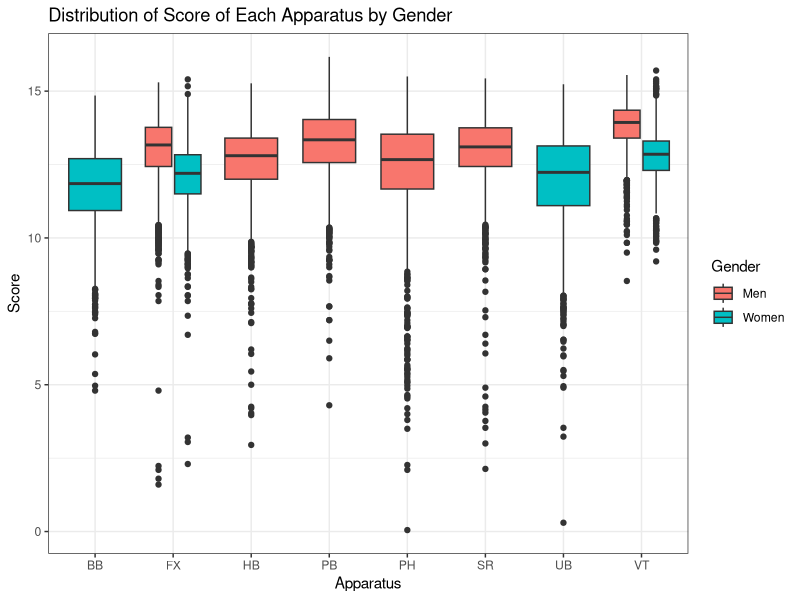
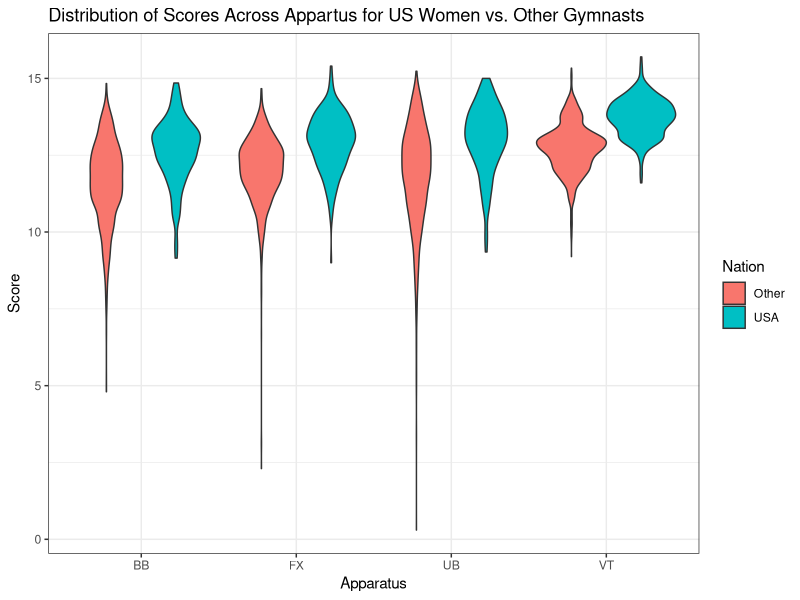
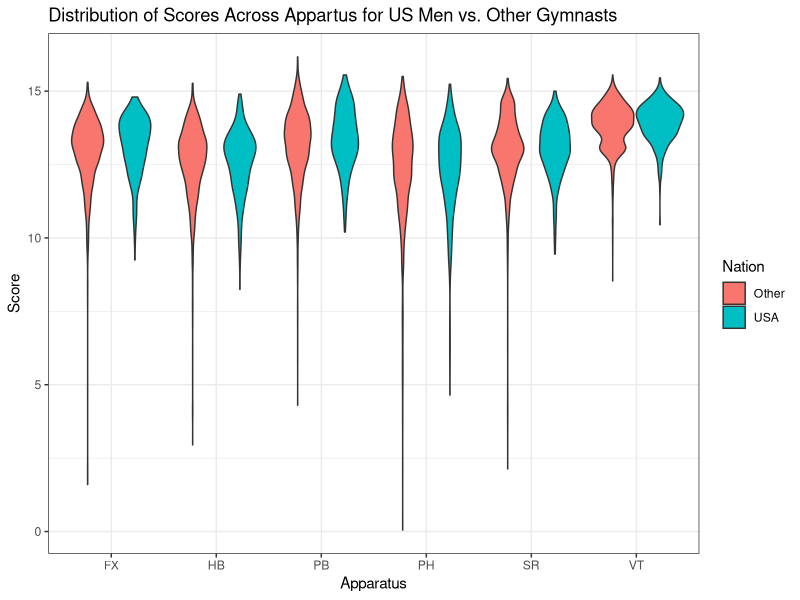
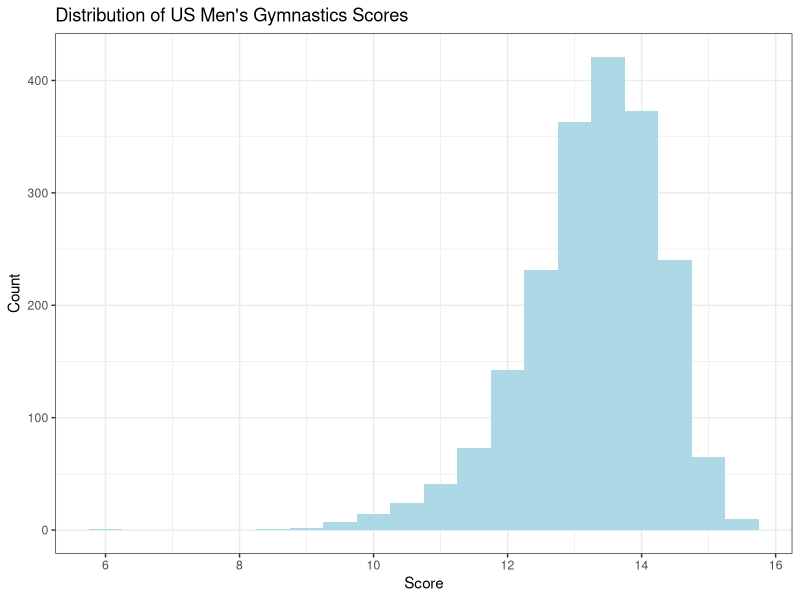
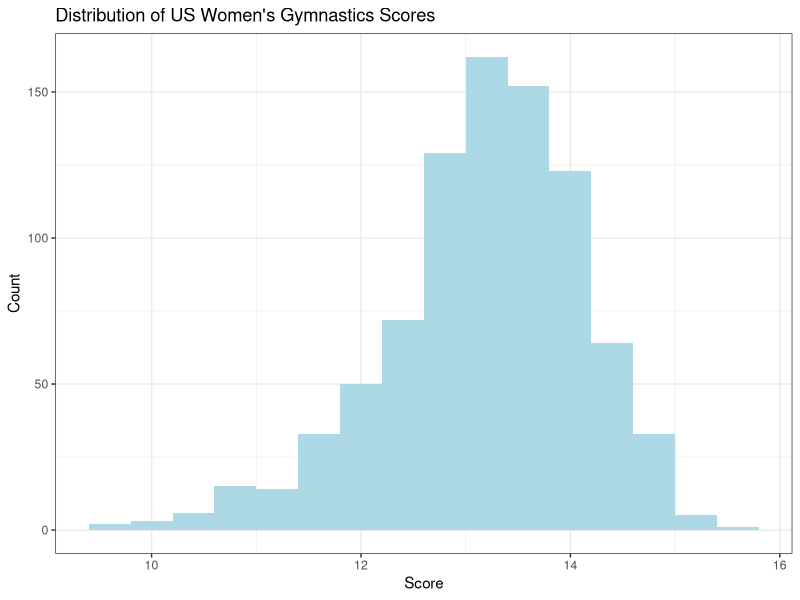

Here is the R script that generated these plots, in order:
## ---- chunk 1
knitr::opts_chunk$set(echo = TRUE)
library(ggplot2)
library(dplyr)
library(MASS)
library(purrr)
library(tidyr)
## ---- chunk 2
gym_data = read.csv("filtered_3.csv")
allcountries = read.csv("cleanedfinalgymnastdata.csv")
## ---- chunk 3
#Cleaning hb issue
gym_data$Apparatus[gym_data$Apparatus == "hb"] <- "HB"
allcountries$Apparatus[allcountries$Apparatus == "hb"] <- "HB"

## ---- chunk 4
#Gymnasts vault two times, which is in the data as VT1 and VT2 (or if just once VT)
#Renaming these to all just be VT, because they're all data on vaults
gym_data$Apparatus[gym_data$Apparatus == "VT1"] <- "VT"
gym_data$Apparatus[gym_data$Apparatus == "VT2"] <- "VT"
allcountries$Apparatus[allcountries$Apparatus == "VT1"] <- "VT"
allcountries$Apparatus[allcountries$Apparatus == "VT2"] <- "VT"

#Making a US Binary variable
gym_data <- gym_data %>%
  mutate(Nation = case_when(Country == "USA" ~ "USA",
                              Country != "USA" ~ "Other"))

allcountries <- allcountries %>%
  mutate(Nation = case_when(Country == "USA" ~ "USA",
                              Country != "USA" ~ "Other"))
## ---- chunk 5
#Looking at distribution of score across different events
options(repr.plot.width = 4, repr.plot.height =4)
p <- ggplot(data = allcountries, mapping = aes(x = Apparatus, y = Score, fill = Gender)) +  
  geom_boxplot() + theme_bw() + labs(title = "Distribution of Score of Each Apparatus by Gender")

p + scale_fill_discrete(name = "Gender", labels = c("Men", "Women"))

#Initial issue is that some rows have a lower score hb that is making it seem like there are two categories of high bar
## ---- chunk 6
women_gym_data <- gym_data %>%
  filter(Gender == "w")

men_gym_data <- gym_data %>%
  filter(Gender == "m")

allcountriesw <- allcountries %>%
  filter(Gender == "w")
allcountriesm <- allcountries %>%
  filter(Gender == "m")
## ---- chunk 7
library(dplyr)
ggplot(data = allcountriesw, mapping = aes(x = Apparatus, y = Score, fill = Nation)) +
  geom_violin() + theme_bw() + labs(title = "Distribution of Scores Across Appartus for US Women vs. Other Gymnasts")

ggplot(data = allcountriesm, mapping = aes(x = Apparatus, y = Score, fill = Nation)) +
  geom_violin() + theme_bw() + labs(title = "Distribution of Scores Across Appartus for US Men vs. Other Gymnasts")
## ---- chunk 8
men_gym_data <- men_gym_data %>%
  mutate(name = paste(FirstName, LastName))

men_gym_data %>% filter(Country == "USA") %>% group_by(name) %>% count()

women_gym_data <- women_gym_data %>%
  mutate(name = paste(FirstName, LastName))

women_gym_data %>% filter(Country == "USA") %>% group_by(name) %>% count()
## ---- chunk 9
us_men_gym_data <- men_gym_data %>% filter(Country == "USA")
us_womens_gym_data <- women_gym_data %>% filter(Country == "USA")
## ---- chunk 10
#Get rid of all gymnasts that did not compete in 2023
library(stringr)
us_womens_gym_data$Year <- str_sub(us_womens_gym_data$Date, -4)
us_men_gym_data$Year <- str_sub(us_men_gym_data$Date, -4)

length(unique(us_men_gym_data$name))
length(unique(us_womens_gym_data$name))

us_womens_gym_data <- us_womens_gym_data %>%
  group_by(name) %>%
  filter(max(Year) == 2023)

us_men_gym_data <- us_men_gym_data %>%
  group_by(name) %>%
  filter(max(Year) == 2023)

length(unique(us_men_gym_data$name))
length(unique(us_womens_gym_data$name))
## ---- chunk 11

length(unique(us_men_gym_data$name))
length(unique(us_womens_gym_data$name))
w_avs <- us_womens_gym_data %>%
  group_by(name) %>%
  summarise(mean(Score))
names(w_avs) <- c("name", "avgScore")

quantile(w_avs$avgScore)

m_avs <- us_men_gym_data %>%
  group_by(name) %>%
  summarise(mean(Score))
names(m_avs) <- c("name", "avgScore")

quantile(m_avs$avgScore)

us_womens_gym_data <- us_womens_gym_data %>%
  group_by(name) %>%
  filter(mean(Score) > 12.15156)
us_men_gym_data <- us_men_gym_data %>%
  group_by(name) %>%
  filter(mean(Score) > 12.15000)

length(unique(us_men_gym_data$name))
length(unique(us_womens_gym_data$name))
## ---- chunk 12
#hist(us_men_gym_data$Score)
ggplot(data = us_men_gym_data, mapping = aes(x = Score)) + geom_histogram(fill = "light blue",binwidth = .5) + theme_bw() +
  labs(title = "Distribution of US Men's Gymnastics Scores", x = "Score", y = "Count")
ggplot(data = us_womens_gym_data, mapping = aes(x = Score)) + geom_histogram(fill = "light blue",binwidth = .4) + theme_bw() +
  labs(title = "Distribution of US Women's Gymnastics Scores", x = "Score", y = "Count")
#hist(us_womens_gym_data$Score)
## ---- chunk 13
set.seed(1212)

problematic_groups <- gym_data %>%
  filter(FirstName == "" | LastName == "" | FirstName == ".")%>%
  distinct()

# Filter out problematic groups from the original data
uniques <- gym_data %>%
  anti_join(problematic_groups, by = c("FirstName", "LastName"))%>%
  filter(!is.na(Score))
usa <- subset(uniques, Country == "USA")
# usa_men <- subset(usa, Gender == "m")
usa_men <- us_men_gym_data
# usa_women <- subset(usa, Gender == "w")
usa_women <- us_womens_gym_data

mu <- list()
sd <- list()
name_store <- list()
for(i in 1:nrow(usa_men)){
  first_name <- usa_men$FirstName[i]
  last_name <- usa_men$LastName[i]
  name_store[[i]] <- paste(first_name, last_name, i , sep = "-")
  sub <- usa_men %>%
    subset(LastName == last_name)%>%
    subset(FirstName == first_name)
  sub_na <- na.omit(sub$Score)
  fits <- fitdistr(sub$Score, "normal")
  mu[[i]] <- as.numeric(fits$estimate[1])
  sd[[i]] <- as.numeric(fits$estimate[2])
}

men_tib <- tibble(Names = name_store, Mu = mu, SD = sd)
men_tib$Names <- sub("^(.*?-.*?)-.*", "\\1", men_tib$Names)

men_usa <- men_tib %>%
  distinct(Names, Mu, SD)

mu_2 <- list()
sd_2 <- list()
name_store_2 <- list()
for(i in 1:nrow(usa_women)){
  first_name <- usa_women$FirstName[i]
  last_name <- usa_women$LastName[i]
  name_store_2[[i]] <- paste(first_name, last_name, i , sep = "-")
  sub <- usa_women %>%
    subset(LastName == last_name)%>%
    subset(FirstName == first_name)
  sub_na <- na.omit(sub$Score)
  fits <- fitdistr(sub$Score, "normal")
  mu_2[[i]] <- as.numeric(fits$estimate[1])
  sd_2[[i]] <- as.numeric(fits$estimate[2])
}

women_tib <- tibble(Names = name_store_2, Mu = mu_2, SD = sd_2)
women_tib$Names <- sub("^(.*?-.*?)-.*", "\\1", women_tib$Names)

women_usa <- women_tib %>%
  distinct(Names, Mu, SD)
## ---- chunk 14
set.seed(2)
n <- 10000
gymnasts <- 5
top_combos <- 10
usa_unique_final <- na.omit(men_usa)

name_list <- c("Brody-MALONE", "Donnell-WHITTENBURG", "Frederick-RICHARD", "Asher-HONG", "Paul-JUDA", "Taylor-BURKHART", 
               "Joshua-KARNES", "Khoi-YOUNG", "Curran-PHILLIPS", "Stephen-NEDOROSCIK")

subset_picker <- subset(usa_unique_final, Names %in% name_list)

#simulate_composite_score <- function(selected_gymnasts) {
#  simulated_scores <- lapply(selected_gymnasts$Mu, function(mu) rnorm(length(mu), mean = mu, sd = #sd))
#  composite_score <- rowSums(do.call(cbind, simulated_scores))
#  return(sum(composite_score))
#}

simulate_composite_score <- function(selected_gymnasts) {
  simulated_scores <- list()
  composite_score <- 0
  for (i in 1: nrow(selected_gymnasts)) {
    if(!is.na(selected_gymnasts$SD[i])){
      dev <- as.numeric(selected_gymnasts$SD[i])
    } else{
      dev = 0
    }
    mu <- as.numeric(selected_gymnasts$Mu[i])
    if (!is.na(dev) && abs(dev) < 1e-10) {
      simulated_scores[[i]] <- mu
    } else {
      simulated_scores[[i]] <- rnorm(1, mean = mu, sd = dev)
    }
    composite_score <- composite_score + as.numeric(simulated_scores[[i]])
#    cat("Iteration:", i, "mu:", mu, "dev:", dev, "Simulated Score:", simulated_scores[[i]], "Composite Score:", composite_score, "\n")
  }  
#  print(composite_score)
  return(composite_score)
}

results <- replicate(n, {
  sampled_gymnasts <- subset_picker[sample(nrow(subset_picker), gymnasts, replace = FALSE),]
  composite_score <- simulate_composite_score(sampled_gymnasts)
  results_entry <- c(Gymnasts = paste(sampled_gymnasts$Names, collapse = ", "), Composite_Score = composite_score)
  results_entry
})
results_tibble <- as_tibble(t(results))

top_combinations_df <- results_tibble %>%
  arrange(desc(Composite_Score)) %>%
  slice_head(n = 10)

print(top_combinations_df)
## ---- chunk 15
set.seed(2)
n <- 5000
gymnasts <- 5
top_combos <- 10
usa_unique_final <- na.omit(women_usa)

name_list <- c("Simone-BILES", "Jordan-CHILES", "Joscelyn-ROBERSON", "Kayla-DICELLO", "Jade-CAREY", "Shilese-JONES", "Zoe-MILLER", "Kaliya-LINCOLN", "Skye-BLAKELY", "Ashlee-SULLIVAN")

subset_picker <- subset(usa_unique_final, Names %in% name_list)

#simulate_composite_score <- function(selected_gymnasts) {
#  simulated_scores <- lapply(selected_gymnasts$Mu, function(mu) rnorm(length(mu), mean = mu, sd = #sd))
#  composite_score <- rowSums(do.call(cbind, simulated_scores))
#  return(sum(composite_score))
#}

simulate_composite_score <- function(selected_gymnasts) {
  simulated_scores <- list()
  composite_score <- 0
  for (i in 1: nrow(selected_gymnasts)) {
    if(!is.na(selected_gymnasts$SD[i])){
      dev <- as.numeric(selected_gymnasts$SD[i])
    } else{
      dev = 0
    }
    mu <- as.numeric(selected_gymnasts$Mu[i])
    if (!is.na(dev) && abs(dev) < 1e-10) {
      simulated_scores[[i]] <- mu
    } else {
      simulated_scores[[i]] <- rnorm(1, mean = mu, sd = dev)
    }
    composite_score <- composite_score + as.numeric(simulated_scores[[i]])
#    cat("Iteration:", i, "mu:", mu, "dev:", dev, "Simulated Score:", simulated_scores[[i]], "Composite Score:", composite_score, "\n")
  }  
#  print(composite_score)
  return(composite_score)
}

results <- replicate(n, {
  sampled_gymnasts <- subset_picker[sample(nrow(subset_picker), gymnasts, replace = FALSE),]
  composite_score <- simulate_composite_score(sampled_gymnasts)
  results_entry <- c(Gymnasts = paste(sampled_gymnasts$Names, collapse = ", "), Composite_Score = composite_score)
  results_entry
})
results_tibble <- as_tibble(t(results))

top_combinations_df <- results_tibble %>%
  arrange(desc(Composite_Score)) %>%
  slice_head(n = 10)

print(top_combinations_df)
